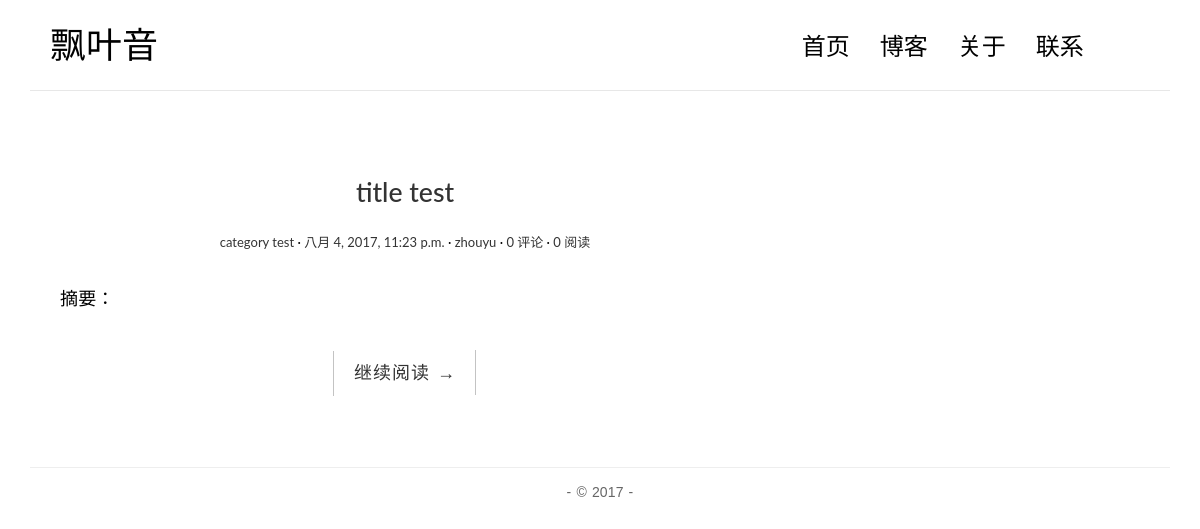
Before: / with the older database file.
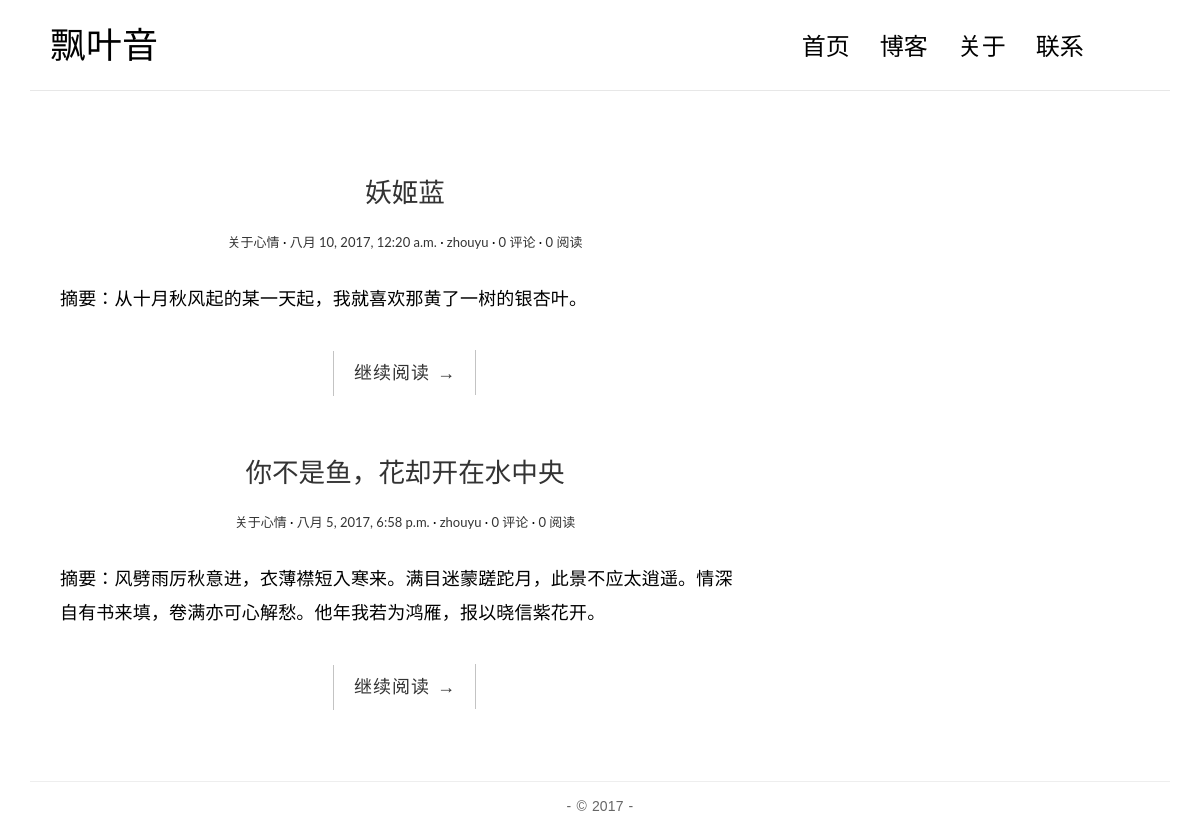
After: the same page with the newer database file.
### blog/models.py (models this page shows, shortened)
class Post(models.Model):
    title = models.CharField(max_length=70)
    body = models.TextField()
    created_time = models.DateTimeField()
    modified_time = models.DateTimeField()
    excerpt = models.CharField(max_length=200, blank=True)
    category = models.ForeignKey(Category)
    tags = models.ManyToManyField(Tag, blank=True)
    author = models.ForeignKey(User)
    def get_absolute_url(self):
        return reverse('blog:detail', kwargs={'pk': self.pk})

class Category(models.Model):
    name = models.CharField(max_length=100)

### blog/views.py (the view)
# urls.py: url(r'^$', views.index, name='index'),  # 网址，处理函数，处理函数的别名
def index(request):
    post_list = Post.objects.all().order_by('-created_time')
    return render(request, 'blog/index.html', context={
        'welcome': '欢迎来到!',
        'title': '飘叶音的首页',
        'post_list': post_list
    })

### templates/blog/index.html
{% extends 'base.html' %}
{% block main %}
    {% for post in post_list %}
        <article class="post post-{{ post.pk }}">
            <h1 class="entry-title">
                <a href="{{ post.get_absolute_url }}">{{ post.title }}</a>
            </h1>
            <div class="entry-meta">
                <span class="post-category">
                    <a href="#">{{ post.category.name }}</a>
                </span>
                <span class="post-date">
                    <a href="#">
                        <time class="entry-date" datetime="{{ post.created_time }}">{{ post.created_time }}</time>
                    </a>
                </span>
                <span class="post-author">
                    <a href="#">{{ post.author }}</a>
                </span>
                <span class="comments-link">
                    <a href="#">0 评论</a>
                </span>
                <span class="views-count">
                    <a href="#">0 阅读</a>
                </span>
            </div>
            <div class="entry-content clearfix">
                <p>摘要：{{ post.excerpt }}</p>
                <div class="read-more cl-effect-14">
                    <a href="{{ post.get_absolute_url }}" class="more-link"> 继续阅读 <span class="meta-nav"> → </span></a>
                </div>
            </div>
        </article>
    {% empty %}
        <div class="no-post">暂时还没有发布的文章！</div>
    {% endfor %}
{% endblock main %}

### templates/base.html (shortened to what this page needs)
{% load staticfiles %}
<!DOCTYPE html>
<html>
<head>
    <link rel="stylesheet" href="{% static 'blog/css/bootstrap.min.css'%}">
    <link rel="stylesheet" href="http://code.ionicframework.com/ionicons/2.0.1/css/ionicons.min.css">
    <link rel="stylesheet" href="{% static 'blog/css/pace.css'%}">
    <link rel="stylesheet" href="{% static 'blog/css/custom.css'%}">
</head>
<body>
<div class="container">
    <header id="site-header">
        <div class="row">
            <div class="col-md-4 col-sm-5 col-xs-8">
                <div class="logo">
                    <h1><a href="index.html"><b>飘叶音</b></a></h1>
                </div>
            </div>
            <div class="col-md-8 col-sm-7 col-xs-4">
                <nav class="main-nav" role="navigation">
                    <div class="collapse navbar-collapse" id="bs-example-navbar-collapse-1">
                        <ul class="nav navbar-nav navbar-right">
                            <li class="cl-effect-11"><a href="index.html" data-hover="首页">首页</a></li>
                            <li class="cl-effect-11"><a href="full-width.html" data-hover="博客">博客</a></li>
                            <li class="cl-effect-11"><a href="about.html" data-hover="关于">关于</a></li>
                            <li class="cl-effect-11"><a href="contact.html" data-hover="联系">联系</a></li>
                        </ul>
                    </div>
                </nav>
            </div>
        </div>
    </header>
</div>
<div class="content-body">
    <div class="container">
        <div class="row">
            <main class="col-md-8">
                {% block main %}
                {% endblock main %}
            </main>
            <aside class="col-md-4">
            </aside>
        </div>
    </div>
</div>
<footer id="site-footer">
    <div class="container">
        <div class="row">
            <div class="col-md-12">
                <p class="copyright"> - &copy 2017 - </p>
            </div>
        </div>
    </div>
</footer>
</body>
</html>

### blog/static/blog/css/custom.css (style rules this page uses)
* { outline: none; }
h1, h2, h3, h4, h5, h6 { margin-top: 0; }
b { font-weight: 400; }
a { color: #333; }
body { color: #444; font-family: 'Lato', sans-serif; }
p { font-family: 'Ubuntu', sans-serif; font-weight: 400; word-spacing: 1px; letter-spacing: 0.01em; }
#site-header { background-color: #FFF; padding: 25px 20px; margin-bottom: 40px; border-bottom: 1px solid #e7e7e7; }
.logo h1 a { color: #000; }
.logo h1 { margin: 0; font-family: 'Lato', sans-serif; font-weight: 300; }
.main-nav { margin-top: 11px; max-width: 95%; }
.main-nav a { color: #000000 !important; padding: 0 0 5px 0 !important; margin-right: 30px; font-family: 'Lato', sans-serif; font-weight: 300; font-size: 24px; }
.cl-effect-11 a { padding: 10px 0; color: #0972b4; text-shadow: none; }
.cl-effect-11 a::before { position: absolute; top: 0; left: 0; overflow: hidden; padding: 0 0 5px 0 !important; max-width: 0; border-bottom: 1px solid #000; color: #000; content: attr(data-hover); white-space: nowrap; -webkit-transition: max-width 0.5s; -moz-transition: max-width 0.5s; transition: max-width 0.5s; }
.content-body { padding-bottom: 4em; }
.post { background: #fff; padding: 30px 30px 0; }
.entry-title { text-align: center; font-size: 1.9em; margin-bottom: 20px; line-height: 1.6; padding: 10px 20px 0; }
.entry-meta { text-align: center; color: #DDDDDD; font-size: 13px; margin-bottom: 30px; }
.entry-content { font-size: 18px; line-height: 1.9; font-weight: 300; color: #000; }
.post-category::after, .post-date::after, .post-author::after, .comments-link::after { content: ' ·'; color: #000; }
.read-more { font-family: 'Ubuntu', sans-serif; font-weight: 400; word-spacing: 1px; letter-spacing: 0.01em; text-align: center; margin-top: 20px; }
.cl-effect-14 a { padding: 0 20px; height: 45px; line-height: 45px; position: relative; display: inline-block; margin: 15px 25px; letter-spacing: 1px; font-weight: 400; text-shadow: 0 0 1px rgba(255, 255, 255, 0.3); }
.cl-effect-14 a::before, .cl-effect-14 a::after { position: absolute; width: 45px; height: 1px; background: #C3C3C3; content: ''; -webkit-transition: all 0.3s; -moz-transition: all 0.3s; transition: all 0.3s; pointer-events: none; }
.cl-effect-14 a::before { top: 0; left: 0; -webkit-transform: rotate(90deg); -moz-transform: rotate(90deg); transform: rotate(90deg); -webkit-transform-origin: 0 0; -moz-transform-origin: 0 0; transform-origin: 0 0; }
.cl-effect-14 a::after { right: 0; bottom: 0; -webkit-transform: rotate(90deg); -moz-transform: rotate(90deg); transform: rotate(90deg); -webkit-transform-origin: 100% 0; -moz-transform-origin: 100% 0; transform-origin: 100% 0; }
#site-footer { padding-top: 10px; padding: 0 0 1.5em 0; }
.copyright { text-align: center; padding-top: 1em; margin: 0; border-top: 1px solid #eee; color: #666; }

Changed rows visible on the page:
removed Post: title "title test", category.name "category test", created_time "八月 4, 2017, 11:23 p.m.", author "zhouyu"
added Post: title "妖姬蓝", category.name "关于心情", created_time "八月 10, 2017, 12:20 a.m.", author "zhouyu", excerpt "从十月秋风起的某一天起，我就喜欢那黄了一树的银杏叶。"
added Post: title "你不是鱼，花却开在水中央", category.name "关于心情", created_time "八月 5, 2017, 6:58 p.m.", author "zhouyu", excerpt "风劈雨厉秋意进，衣薄襟短入寒来。满目迷蒙蹉跎月，此景不应太逍遥。情深自有书来填，卷满亦可心解愁。他年我若为鸿雁，报以晓信紫花开。"
